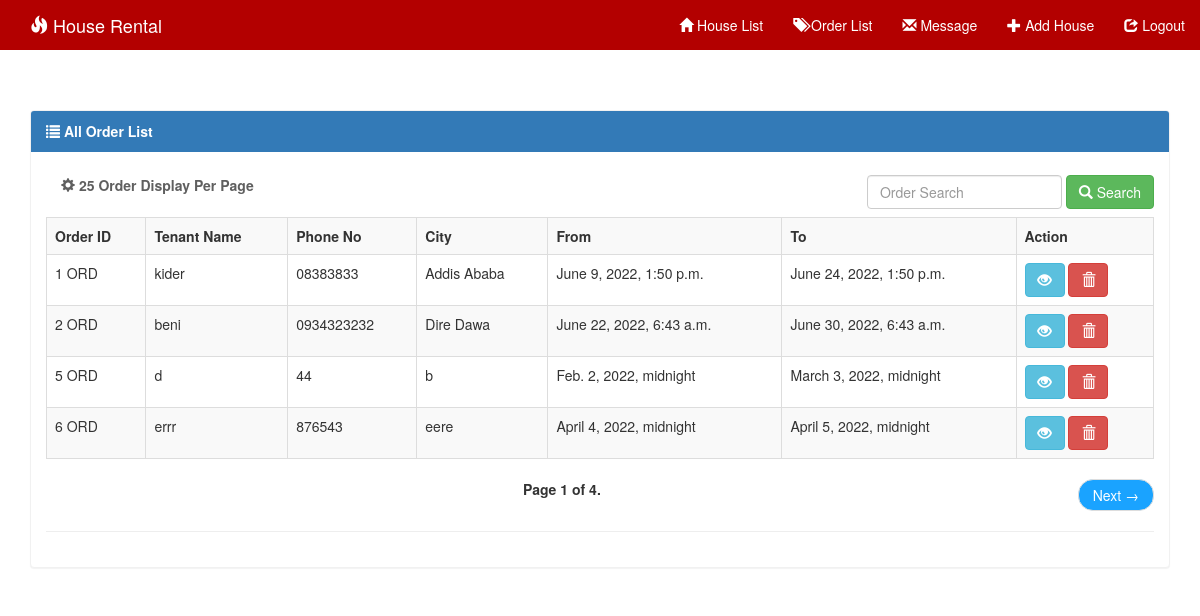
/listOrder/, run on the app's committed database.
### system/models.py (models this page shows, shortened)
class Order(models.Model):
    city = models.CharField(max_length=100)
    tenant_name = models.CharField(max_length=100)
    cell_no = models.CharField(max_length=15)
    address = models.TextField()
    from_date = models.DateTimeField()
    to = models.DateTimeField()

### system/views.py (the view)
# urls.py: url(r'^listOrder/$', order_list, name = "order_list"),
def order_list(request):
    order = Order.objects.all()
    query = request.GET.get('q')
    if query:
        order = order.filter(
            Q(house_name__icontains=query)|
            Q(tenant_name__icontains=query)
        )
    paginator = Paginator(order, 4)  # Show 15 contacts per page
    page = request.GET.get('page')
    try:
        order = paginator.page(page)
    except PageNotAnInteger:
        order = paginator.page(1)
    except EmptyPage:
        order = paginator.page(paginator.num_pages)
    context = {
        'order': order,
    }
    return render(request, 'order_list.html', context)

### templates/order_list.html (shortened to what this page needs)
{% extends 'base.html' %}
{% block nav %}
    <div class="collapse navbar-collapse" id="myNavbar">
      <ul class="nav navbar-nav navbar-right">
        <li><a href="{% url 'adminIndex' %}"><span class="glyphicon glyphicon-home"></span> House List</a></li>
        <li><a href="{% url 'order_list' %}"><span class="glyphicon glyphicon-tags"></span> Order List</a></li>
        <li><a href="{% url 'message' %}"><span class="glyphicon glyphicon-envelope"></span> Message</a></li>
        <li><a href="{% url 'house_create' %}"><span class="glyphicon glyphicon-plus"></span> Add House</a></li>
        <li><a href="{% url 'logout' %}"><span class="glyphicon glyphicon-share"></span> Logout</a></li>
      </ul>
    </div>
{% endblock %}
{% block body %}
<div class='container table-responsive'>
<div class="panel panel-primary">
  <div class="panel-heading"><strong><span class="glyphicon glyphicon-list"></span> All Order List</strong> </div>
    <div class="panel-body">
    <strong class="navbar-form navbar-left" style="color: #5f5f5f;"><span class="glyphicon glyphicon-cog"></span> 25 Order Display Per Page </strong>
    {% block search_box %}
      <form method="GET" class="navbar-form navbar-right" role="search">
        <div class="form-group">
          <input type="text" class="form-control" placeholder="Order Search" value="{{request.GET.q}}" name="q">
        </div>
        <button type="submit" class="btn btn-success"><span class="glyphicon glyphicon-search"></span> Search</button>
      </form>
      {% endblock %}
  <table class="table table-bordered table-striped table-hover">
   <tr>
     <td><strong>Order ID</strong></td>
   <td><strong>Tenant Name</strong></td>
   <td><strong>Phone No</strong></td>
    <td><strong>City</strong></td>
    <td><strong>From</strong></td>
    <td><strong>To</strong></td>
    <td><strong>Action</strong></td>
  </tr>
      {% for ob in order %}
    <tr>
    <td>{{ob.id}} ORD</td>
    <td>{{ob.tenant_name}}</td>
    <td>{{ob.cell_no}}</td>
    <td>{{ob.city}}</td>
    <td>{{ob.from_date}}</td>
    <td>{{ob.to}}</td>
    <td>
         <a href="{% url 'order_detail' ob.id %}"><button type="button" class="btn btn-info"><span class="glyphicon glyphicon-eye-open"></span></button></a>
         <a href="{% url 'order_delete' ob.id %}"><button type="button" class="btn btn-danger"><span class="glyphicon glyphicon-trash"></span></button></a>
    </td>
</tr>
    {% endfor %}
  </table>
<nav>
  <ul class="pager">
      <li class="previous">
         <strong> Page {{ order.number }} of {{ order.paginator.num_pages }}.</strong>
    </li>
    <li class="next">{% if order.has_next %}
            <a href="?page={{ order.next_page_number }}" style="background-color:#1aa3ff !important; color: white !important;">
        Next <span aria-hidden="true">&rarr;</span></a>{% endif %}</li>
  </ul>
</nav>
    <hr>
    </div>
    </div>
{% endblock %}

### static/css/style.css (style rules this page uses)
body { background:url('../images/'); }
.navbar li a, .navbar .navbar-brand { color: #fff !important; }
.panel { margin-top:25px; }
.panel-primary { border-color: #f1f1f1 !important; }

### data on the page
Order: id "1", tenant_name "kider", cell_no "08383833", city "Addis Ababa", from_date "June 9, 2022, 1:50 p.m.", to "June 24, 2022, 1:50 p.m."
Order: id "2", tenant_name "beni", cell_no "0934323232", city "Dire Dawa", from_date "June 22, 2022, 6:43 a.m.", to "June 30, 2022, 6:43 a.m."
Order: id "5", tenant_name "d", cell_no "44", city "b", from_date "Feb. 2, 2022, midnight", to "March 3, 2022, midnight"
Order: id "6", tenant_name "errr", cell_no "876543", city "eere", from_date "April 4, 2022, midnight", to "April 5, 2022, midnight"

### other printed values
{{ order.number }} "1"
{{ order.paginator.num_pages }} "4"
